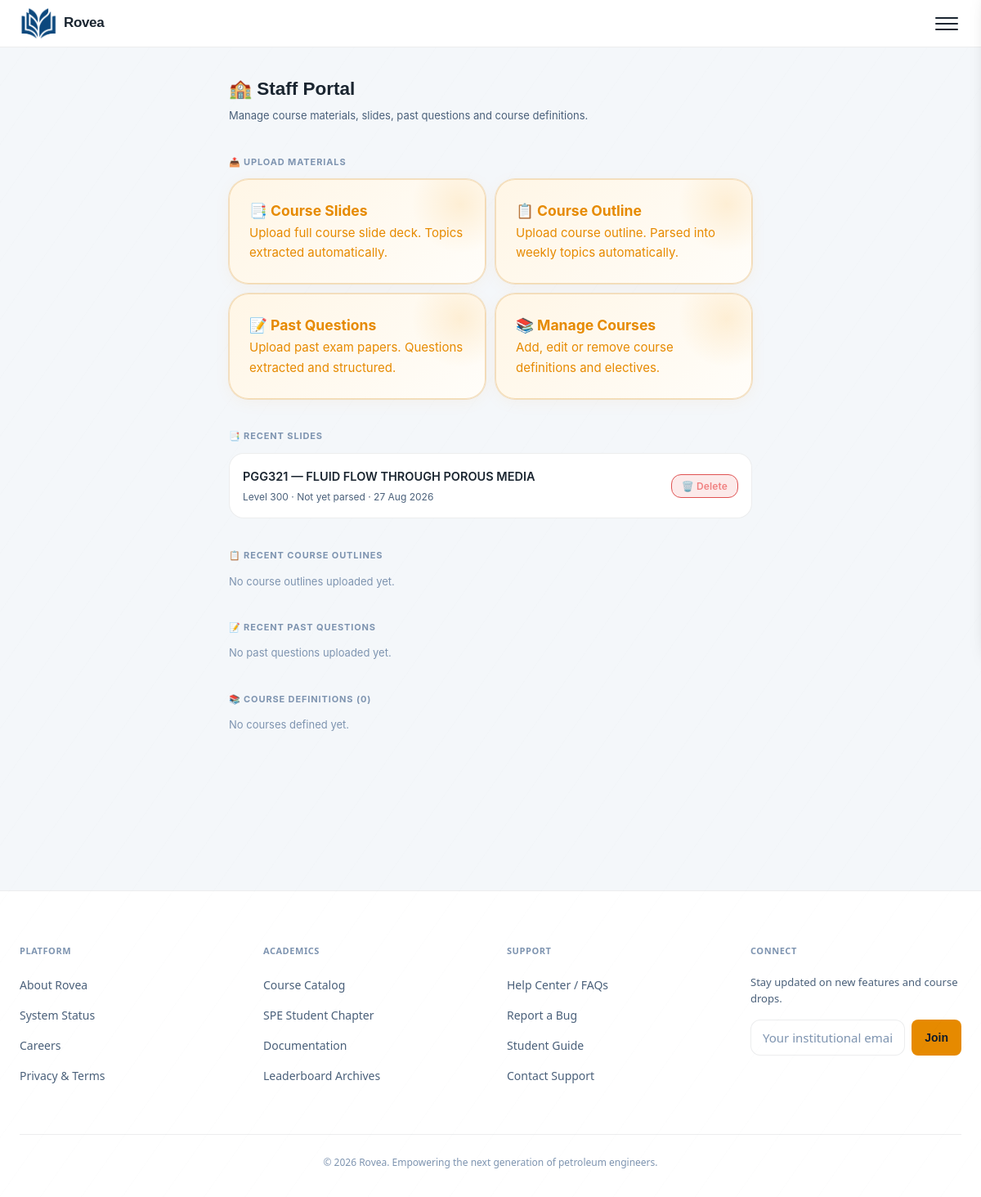
/staff/ (signed in), run on an earlier commit of the app's database.
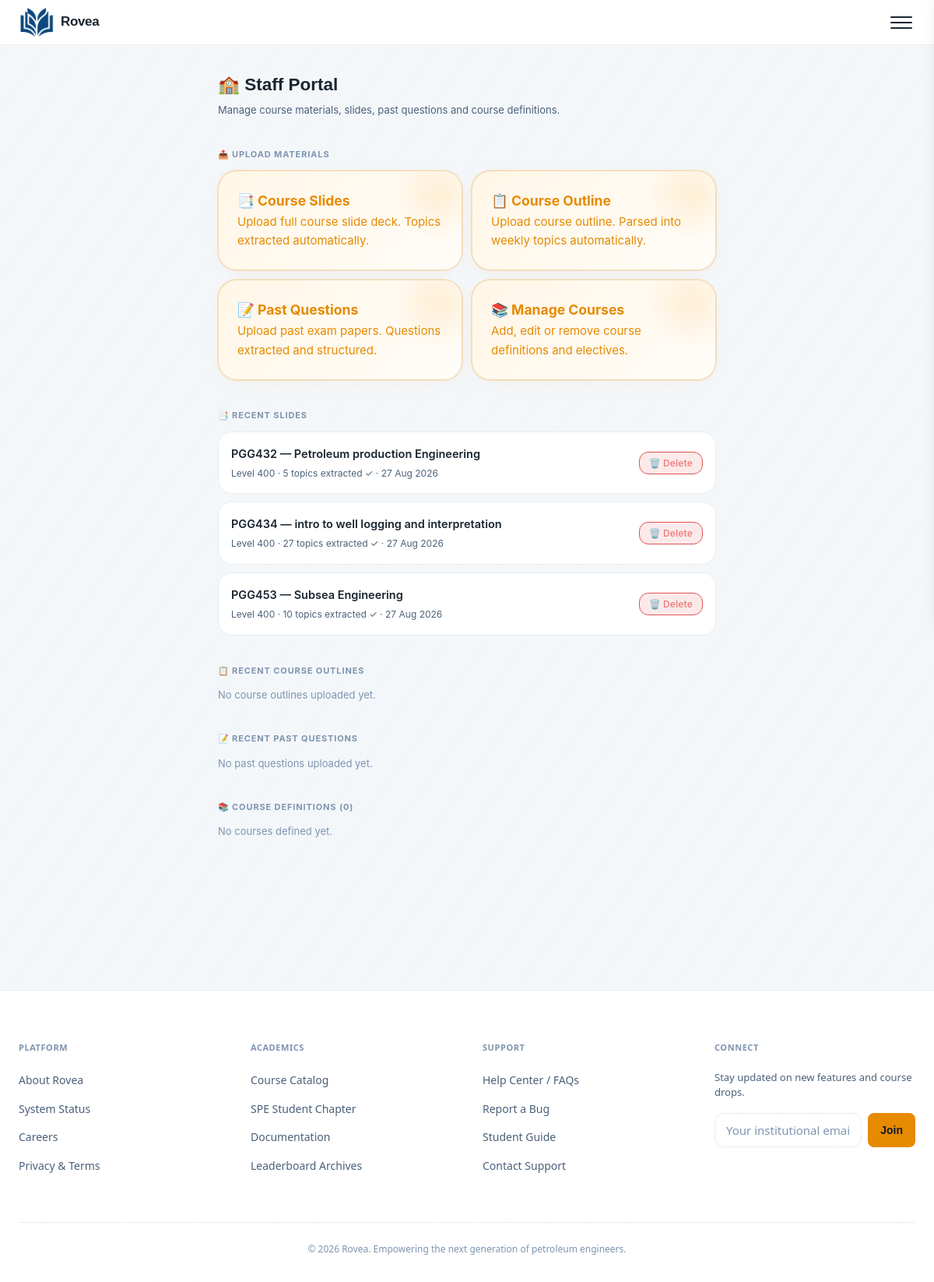
And on a later commit of the database.
### core/models.py (models this page shows, shortened)
class SlideDocument(models.Model):
    course_code = models.CharField(max_length=10)
    course_title = models.CharField(max_length=100)
    level = models.CharField(max_length=3, choices=LEVEL_CHOICES)
    file = models.FileField(upload_to="slides/", max_length=500)
    extracted_text = models.TextField(blank=True)
    extracted_topics = models.JSONField(default=list)
    uploaded_at = models.DateTimeField(auto_now_add=True)
    parsed = models.BooleanField(default=False)
    class Meta:
        ordering = ["course_code"]
        unique_together = ["course_code", "level"]

### core/views.py (the view)
# urls.py: path("staff/", views.staff_portal_view, name="staff_portal"),
@staff_required
def staff_portal_view(request):
    slides = SlideDocument.objects.all().order_by("-uploaded_at")[:10]
    outlines = CourseOutline.objects.all().order_by("-uploaded_at")[:10]
    past_questions = PastQuestion.objects.all().order_by("-uploaded_at")[:10]
    courses = CourseDefinition.objects.all().order_by("level", "semester", "course_code")
    return render(request, "core/staff/portal.html", {
        "slides": slides,
        "outlines": outlines,
        "past_questions": past_questions,
        "courses": courses,
    })

### core/views.py (called while the page is built)
def staff_required(view_func):
    @wraps(view_func)
    def wrapper(request, *args, **kwargs):
        if not request.user.is_authenticated:
            return redirect("login")
        if not hasattr(request.user, "profile") or not request.user.profile.is_staff_member:
            return redirect("dashboard")
        return view_func(request, *args, **kwargs)
    return wrapper

### templates/core/staff/portal.html (shortened to what this page needs)
{% extends "core/base.html" %}
{% block content %}
<div class="page-container">
  <h2 style="font-family:'Space Grotesk',sans-serif; margin-bottom:4px">🏫 Staff Portal</h2>
  <p style="font-size:13px; color:var(--text-secondary); margin-bottom:24px">
    Manage course materials, slides, past questions and course definitions.
  </p>
  <p class="section-label">📤 Upload Materials</p>
  <div style="display:grid; grid-template-columns:1fr 1fr; gap:12px; margin-bottom:24px">
    <a href="{% url 'staff_upload_slide' %}" class="today-card" style="text-decoration:none; display:block">
      <h3>📑 Course Slides</h3>
      <p>Upload full course slide deck. Topics extracted automatically.</p>
    </a>
    <a href="{% url 'staff_upload_outline' %}" class="today-card" style="text-decoration:none; display:block">
      <h3>📋 Course Outline</h3>
      <p>Upload course outline. Parsed into weekly topics automatically.</p>
    </a>
    <a href="{% url 'staff_upload_past_questions' %}" class="today-card" style="text-decoration:none; display:block">
      <h3>📝 Past Questions</h3>
      <p>Upload past exam papers. Questions extracted and structured.</p>
    </a>
    <a href="{% url 'staff_manage_courses' %}" class="today-card" style="text-decoration:none; display:block">
      <h3>📚 Manage Courses</h3>
      <p>Add, edit or remove course definitions and electives.</p>
    </a>
  </div>
  <p class="section-label">📑 Recent Slides</p>
  <div class="course-list" style="margin-bottom:24px">
    {% for slide in slides %}
        <div class="course-pill" style="cursor:default; display:flex; justify-content:space-between; align-items:center;">
      <div>
        <div class="course-name">{{ slide.course_code }} — {{ slide.course_title }}</div>
        <div class="course-code">
          Level {{ slide.level }} ·
          {% if slide.parsed %}{{ slide.extracted_topics|length }} topics extracted ✓
          {% else %}Not yet parsed{% endif %}
          · {{ slide.uploaded_at|date:"d M Y" }}
        </div>
      </div>
      <div style="display:flex; gap:8px; align-items:center; flex-shrink:0;">
        <button type="button" class="btn" style="font-size:12px; padding:6px 12px; background:var(--red-glow); color:#F08080; border-color:var(--red-soft);" onclick="openDeleteModal('slide', '{{ slide.id }}', '{{ slide.course_code }} slide deck')">
          🗑️ Delete
        </button>
      </div>
    </div>
    {% empty %}
    <p style="color:var(--text-muted); font-size:13px">No slides uploaded yet.</p>
    {% endfor %}
  </div>
  <p class="section-label">📋 Recent Course Outlines</p>
  <div class="course-list" style="margin-bottom:24px">
    {% for outline in outlines %}
    <div class="course-pill" style="cursor:default; display:flex; justify-content:space-between; align-items:center;">
      <div>
        <div class="course-name">{{ outline.course_code }} — {{ outline.course_title }}</div>
        <div class="course-code">
          Level {{ outline.level }} ·
          {% if outline.parsed %}Outline parsed ✓
          {% else %}Not yet parsed{% endif %}
          · {{ outline.uploaded_at|date:"d M Y" }}
        </div>
      </div>
      <button type="button" class="btn btn-sm btn-outline-danger" onclick="openDeleteModal('outline', '{{ outline.id }}', '{{ outline.course_code }} outline')">
        🗑️ Delete
      </button>
    </div>
    {% empty %}
    <p style="color:var(--text-muted); font-size:13px">No course outlines uploaded yet.</p>
    {% endfor %}
  </div>
  <p class="section-label">📝 Recent Past Questions</p>
  <div class="course-list" style="margin-bottom:24px">
    {% for pq in past_questions %}
    <div class="course-pill" style="cursor:default; display:flex; justify-content:space-between; align-items:center;">
      <div>
        <div class="course-name">{{ pq.course_code }} — {{ pq.course_title }}</div>
        <div class="course-code">
          Level {{ pq.level }} ·
          {% if pq.parsed %}{{ pq.parsed_questions|length }} questions extracted ✓
          {% else %}Not yet parsed{% endif %}
          · {{ pq.uploaded_at|date:"d M Y" }}
        </div>
      </div>
      <button type="button" class="btn btn-sm btn-outline-danger" onclick="openDeleteModal('past_question', '{{ pq.id }}', '{{ pq.course_code }} past question')">
        🗑️ Delete
      </button>
    </div>
    {% empty %}
    <p style="color:var(--text-muted); font-size:13px">No past questions uploaded yet.</p>
    {% endfor %}
  </div>
  <p class="section-label">📚 Course Definitions ({{ courses.count }})</p>
  <div class="course-list">
    {% for course in courses %}
    <div class="course-pill" style="cursor:default; display:flex; justify-content:space-between; align-items:center;">
      <div>
        <div class="course-name">{{ course.course_code }} — {{ course.course_title }}
          {% if course.is_elective %}
          <span class="badge badge-amber" style="margin-left:8px">Elective</span>
          {% else %}
          <span class="badge badge-green" style="margin-left:8px">Compulsory</span>
          {% endif %}
        </div>
        <div class="course-code">Level {{ course.level }} · Semester {{ course.semester }} · {{ course.units }} units</div>
      </div>
      <button type="button" class="btn btn-sm btn-outline-danger" onclick="openDeleteModal('course_definition', '{{ course.id }}', '{{ course.course_code }} definition')">
        🗑️ Delete
      </button>
    </div>
    {% empty %}
    <p style="color:var(--text-muted); font-size:13px">No courses defined yet.</p>
    {% endfor %}
  </div>
</div>
{% endblock %}

### templates/core/base.html (shortened to what this page needs)
{% load static %}
<!DOCTYPE html>
<html lang="en">
<head>
  <link rel="stylesheet" href="{% static 'core/css/main.css' %}">
  <link rel="stylesheet" href="https://cdn.jsdelivr.net/npm/katex@0.16.8/dist/katex.min.css">
</head>
<body>
{% if user.is_authenticated %}
<nav class="navbar">
  <a href="{% url 'dashboard' %}" class="nav-logo">
    <span class="nav-logo-mark" aria-hidden="true">
      <img class="logo-img logo-img-navy" alt="">
    </span>
    <span class="nav-logo-word">Rovea</span>
  </a>
  <button class="hamburger" id="hamburger" aria-label="Menu">
    <span></span>
    <span></span>
    <span></span>
  </button>
</nav>
{% endif %}
<main class="main-content">
  {% block content %}{% endblock %}
</main>
<footer class="Rovea-footer">
    <div class="footer-max-width">
      <div class="footer-grid">
        <div class="footer-column">
          <h4 class="footer-header">Platform</h4>
          <ul class="footer-links">
            <li><a href="#">About Rovea</a></li>
            <li><a href="#">System Status</a></li>
            <li><a href="#">Careers</a></li>
            <li><a href="#">Privacy & Terms</a></li>
          </ul>
        </div>
        <div class="footer-column">
          <h4 class="footer-header">Academics</h4>
          <ul class="footer-links">
            <li><a href="#">Course Catalog</a></li>
            <li><a href="#">SPE Student Chapter</a></li>
            <li><a href="#">Documentation</a></li>
            <li><a href="#">Leaderboard Archives</a></li>
          </ul>
        </div>
        <div class="footer-column">
          <h4 class="footer-header">Support</h4>
          <ul class="footer-links">
            <li><a href="#">Help Center / FAQs</a></li>
            <li><a href="#">Report a Bug</a></li>
            <li><a href="#">Student Guide</a></li>
            <li><a href="#">Contact Support</a></li>
          </ul>
        </div>
        <div class="footer-column">
          <h4 class="footer-header">Connect</h4>
          <p class="footer-text">Stay updated on new features and course drops.</p>
          <form class="newsletter-form" onsubmit="event.preventDefault();">
            <input type="email" placeholder="Your institutional email" class="newsletter-input" required>
            <button type="submit" class="newsletter-btn">Join</button>
          </form>
        </div>
      </div>
      <div class="footer-bottom">
        <p>© 2026 Rovea. Empowering the next generation of petroleum engineers.</p>
      </div>
    </div>
  </footer>
</body>
</html>

### templates/core/base.html (style rules this page uses)
.nav-logo::before { content:none !important; display:none !important; }
.nav-logo-mark { position:relative; width:46px; height:46px; display:inline-flex; align-items:center; justify-content:center; flex:none; }
.logo-img { position:absolute; inset:0; width:100%; height:100%; object-fit:contain; display:none; }
[data-theme="light"] .logo-img-navy { display:block; }
.Rovea-footer { background-color: var(--navy-card); border-top: 1px solid var(--border); padding: 64px 24px 32px 24px; font-family: system-ui, -apple-system, BlinkMacSystemFont, 'Segoe UI', Roboto, sans-serif; margin-top: 80px; transition: background .25s ease, border-color .25s ease; }
.footer-max-width { max-width: 1200px; margin: 0 auto; }
.footer-grid { display: grid; grid-template-columns: repeat(auto-fit, minmax(220px, 1fr)); gap: 40px; margin-bottom: 48px; }
.footer-header { color: var(--text-muted); font-size: 11px; font-weight: 700; text-transform: uppercase; letter-spacing: 0.05em; margin-bottom: 20px; }
.footer-links { list-style: none; padding: 0; margin: 0; }
.footer-links li { margin-bottom: 12px; }
.footer-links a { color: var(--text-secondary); text-decoration: none; font-size: 14px; transition: color 0.2s ease; }
.footer-text { color: var(--text-secondary); font-size: 13px; line-height: 1.5; margin-bottom: 16px; }
.newsletter-form { display: flex; gap: 8px; }
.newsletter-input { flex: 1; padding: 10px 14px; font-size: 14px; background-color: var(--navy-raised); border: 1px solid var(--border); border-radius: 8px; outline: none; color: var(--text); transition: border-color 0.2s ease, background-color 0.2s ease, box-shadow 0.2s ease; }
.newsletter-btn { background-color: var(--amber); color: #0D1B2A; border: none; padding: 10px 16px; font-size: 14px; font-weight: 700; border-radius: 8px; cursor: pointer; transition: background-color 0.2s ease; }
.footer-bottom { border-top: 1px solid var(--border); padding-top: 24px; text-align: center; }
.footer-bottom p { color: var(--text-muted); font-size: 12px; margin: 0; }

What changed in the data, as far as the page shows it:
removed SlideDocument: course_code "PGG321", course_title "FLUID FLOW THROUGH POROUS MEDIA", level "300", parsed "Not yet parsed", uploaded_at "27 Aug 2026"
added SlideDocument: course_code "PGG432", course_title "Petroleum production Engineering", level "400", extracted_topics|length "5", uploaded_at "27 Aug 2026"
added SlideDocument: course_code "PGG434", course_title "intro to well logging and interpretation", level "400", extracted_topics|length "27", uploaded_at "27 Aug 2026"
added SlideDocument: course_code "PGG453", course_title "Subsea Engineering", level "400", extracted_topics|length "10", uploaded_at "27 Aug 2026"
